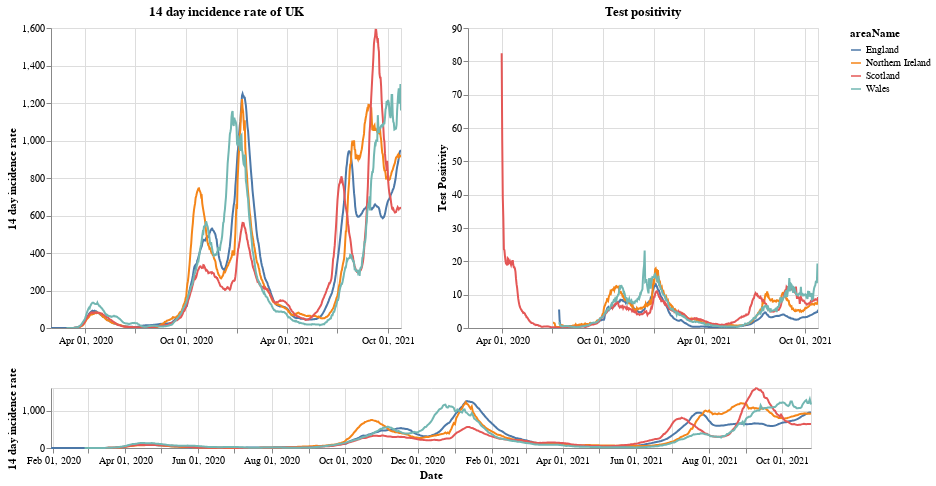

Notebook code for this chart:
### Markdown cell above
# Plots

First a plot with each country in the UK. The top right shows the positivity rate for (which is the percentage of registered tests which were positive) while the top left is the 14 day incidence rate. The bottom chart can be used to select the timeframe (does not work on a mobile device).

### Code cell
#collapse
brush = alt.selection(type='interval', name='DateBrush',encodings=['x'],fields=['Time'])
leg_selection = alt.selection_multi(fields=['areaName'], bind='legend')

base = alt.Chart(uk_cases).mark_line().encode(
    x=alt.X("yearmonthdate(date):T", axis=alt.Axis(title='Date')),
    y=alt.Y("twoWeeklyCasesRate:Q", axis=alt.Axis(title='14 day incidence rate')),
    tooltip=['areaName', 'date','twoWeeklyCasesRate', 'testPositivity'],
    color='areaName',
    opacity=alt.condition(leg_selection, alt.value(2), alt.value(0.1))
).add_selection(leg_selection).properties(width=350)

upper = base.encode(alt.X('yearmonthdate(date):T', axis=alt.Axis(title=''),
                         scale=alt.Scale(domain=brush))
                   ).properties(title=f'14 day incidence rate of UK')
upper_right = upper.encode(alt.Y('testPositivity:Q', axis=alt.Axis(title='Test Positivity'))).properties(title='Test positivity')
lower = base.properties(height=60, width = 760).add_selection(brush)

(upper | upper_right) & lower

### Figure 1 — Vega-Lite specification as saved in the notebook (floating-point values rounded to 4 significant figures; data arrays with more than 128 entries replaced by an {"elided": "..."} marker saying what was removed)
{"config": {"view": {"continuousWidth": 400, "continuousHeight": 300}}, "vconcat": [{"hconcat": [{"mark": "line", "encoding": {"color": {"type": "nominal", "field": "areaName"}, "opacity": {"condition": {"value": 2, "selection": "selector001"}, "value": 0.1}, "tooltip": [{"type": "nominal", "field": "areaName"}, {"type": "temporal", "field": "date"}, {"type": "quantitative", "field": "twoWeeklyCasesRate"}, {"type": "quantitative", "field": "testPositivity"}], "x": {"type": "temporal", "axis": {"title": ""}, "field": "date", "scale": {"domain": {"selection": "DateBrush"}}, "timeUnit": "yearmonthdate"}, "y": {"type": "quantitative", "axis": {"title": "14 day incidence rate"}, "field": "twoWeeklyCasesRate"}}, "selection": {"selector001": {"type": "multi", "fields": ["areaName"], "bind": "legend"}}, "title": "14 day incidence rate of UK", "width": 350}, {"mark": "line", "encoding": {"color": {"type": "nominal", "field": "areaName"}, "opacity": {"condition": {"value": 2, "selection": "selector001"}, "value": 0.1}, "tooltip": [{"type": "nominal", "field": "areaName"}, {"type": "temporal", "field": "date"}, {"type": "quantitative", "field": "twoWeeklyCasesRate"}, {"type": "quantitative", "field": "testPositivity"}], "x": {"type": "temporal", "axis": {"title": ""}, "field": "date", "scale": {"domain": {"selection": "DateBrush"}}, "timeUnit": "yearmonthdate"}, "y": {"type": "quantitative", "axis": {"title": "Test Positivity"}, "field": "testPositivity"}}, "selection": {"selector001": {"type": "multi", "fields": ["areaName"], "bind": "legend"}}, "title": "Test positivity", "width": 350}]}, {"mark": "line", "encoding": {"color": {"type": "nominal", "field": "areaName"}, "opacity": {"condition": {"value": 2, "selection": "selector001"}, "value": 0.1}, "tooltip": [{"type": "nominal", "field": "areaName"}, {"type": "temporal", "field": "date"}, {"type": "quantitative", "field": "twoWeeklyCasesRate"}, {"type": "quantitative", "field": "testPositivity"}], "x": {"type": "temporal", "axis": {"title": "Date"}, "field": "date", "timeUnit": "yearmonthdate"}, "y": {"type": "quantitative", "axis": {"title": "14 day incidence rate"}, "field": "twoWeeklyCasesRate"}}, "height": 60, "selection": {"selector001": {"type": "multi", "fields": ["areaName"], "bind": "legend"}, "DateBrush": {"type": "interval", "encodings": ["x"], "fields": ["Time"]}}, "width": 760}], "data": {"name": "data-85a33a7bbd59b2e60b8b576c97cc566b"}, "$schema": "https://vega.github.io/schema/vega-lite/v4.8.1.json", "datasets": {"data-85a33a7bbd59b2e60b8b576c97cc566b": {"elided": "2448 records"}}}
